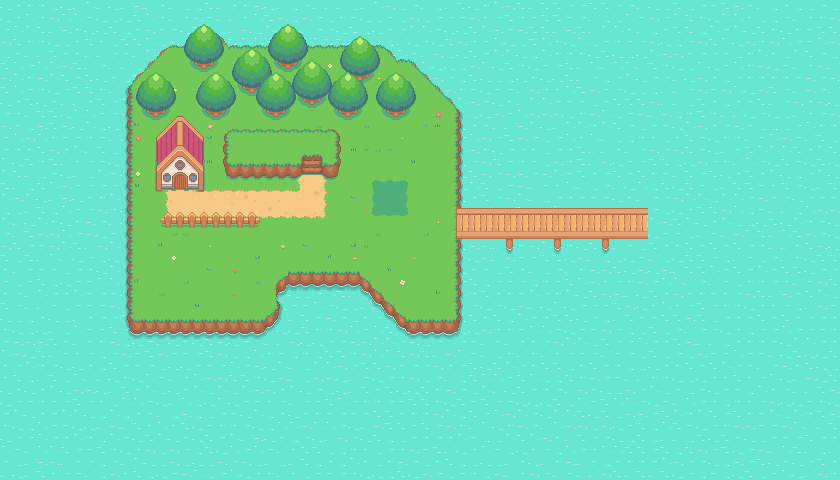

Tiled map render using the project's own tile images. Description and the map definition, with tile-layer contents summarised, below:
An orthogonal 70x40 tile map with 12x12 px tiles, 11 tile layers (Water, Island, Battle Patch, Grass and Flowers, ...), 3 hidden layers not drawn, 2 tilesets.

<map version="1.10" tiledversion="1.10.0" orientation="orthogonal" renderorder="right-down" width="70" height="40" tilewidth="12" tileheight="12" infinite="0" nextlayerid="19" nextobjectid="1">
 <editorsettings>
  <export target="out/MapCollisionsNew.json" format="json" />
 </editorsettings>
 <tileset firstgid="1" source="Pokemon Style Game.tsx" />
 <tileset firstgid="1025" source="Collision.tsx" />
 <group id="17" name="Objects" locked="1">
  <layer id="1" name="Water" width="70" height="40" locked="1">
   <data>[2800 cells, 2800 non-empty, 9 distinct tile ids]</data>
  </layer>
  <layer id="5" name="Island" width="70" height="40" locked="1">
   <data>[2800 cells, 712 non-empty, 59 distinct tile ids]</data>
  </layer>
  <layer id="11" name="Battle Patch" width="70" height="40" locked="1">
   <data>[2800 cells, 9 non-empty, 9 distinct tile ids]</data>
  </layer>
  <layer id="12" name="Grass and Flowers" width="70" height="40" locked="1">
   <data>[2800 cells, 56 non-empty, 31 distinct tile ids]</data>
  </layer>
  <layer id="10" name="Paths" width="70" height="40" locked="1">
   <data>[2800 cells, 60 non-empty, 14 distinct tile ids]</data>
  </layer>
  <layer id="6" name="Island - Level 2" width="70" height="40" locked="1">
   <data>[2800 cells, 64 non-empty, 42 distinct tile ids]</data>
  </layer>
  <layer id="7" name="House" width="70" height="40" locked="1">
   <data>[2800 cells, 49 non-empty, 48 distinct tile ids]</data>
  </layer>
  <layer id="8" name="Trees - Background" width="70" height="40" locked="1">
   <data>[2800 cells, 100 non-empty, 20 distinct tile ids]</data>
  </layer>
  <layer id="9" name="Trees - Foreground" width="70" height="40" locked="1">
   <data>[2800 cells, 97 non-empty, 20 distinct tile ids]</data>
  </layer>
  <layer id="13" name="Fence" width="70" height="40" locked="1">
   <data>[2800 cells, 18 non-empty, 8 distinct tile ids]</data>
  </layer>
  <layer id="14" name="Dock" width="70" height="40" locked="1">
   <data>[2800 cells, 86 non-empty, 21 distinct tile ids]</data>
  </layer>
 </group>
 <layer id="18" name="Battle Zones" width="70" height="40" visible="0" locked="1" opacity="0.4">
  <data>[2800 cells, 9 non-empty, 1 distinct tile ids]</data>
 </layer>
 <layer id="16" name="Foreground Objects" width="70" height="40" visible="0" locked="1">
  <data>[2800 cells, 17 non-empty, 12 distinct tile ids]</data>
 </layer>
 <layer id="15" name="Collisions" width="70" height="40" visible="0" locked="1" opacity="0.49">
  <data>[2800 cells, 173 non-empty, 1 distinct tile ids]</data>
 </layer>
</map>
